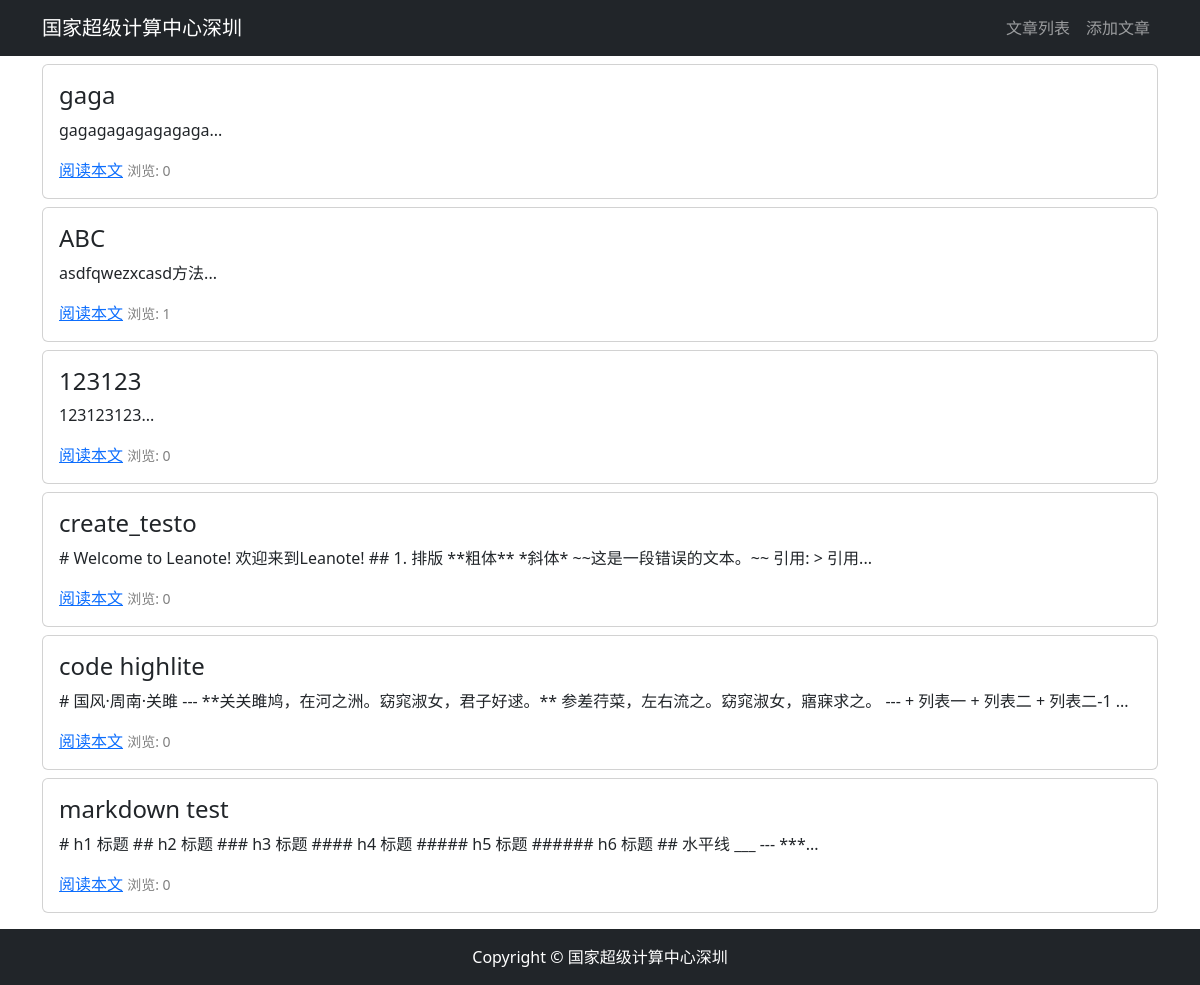
Screenshot of /ticket/ticket_list/ with the database file from the repository.
### ticket/models.py (models this page shows, shortened)
class TicketPost(models.Model):
    id = models.AutoField(primary_key=True)
    author = models.ForeignKey(User, on_delete=models.CASCADE)
    title = models.CharField(max_length=100)
    body = models.TextField()
    created = models.DateTimeField(default=timezone.now)
    updated = models.DateTimeField(auto_now=True)
    total_views = models.PositiveIntegerField(default=0)
    class Meta:
        ordering = ('-created',)

### ticket/views.py (the view)
# urls.py: path('ticket_list/', views.ticket_list, name='ticket_list'),
def ticket_list(request):
    ticket = TicketPost.objects.all()
    context = { 'tickets': ticket }
    return render(request, 'tickets/list.html', context)

### templates/tickets/list.html (shortened to what this page needs)
<!doctype html>
</html>
{% extends "base.html" %}
{% load static %}
{% block content %}
<div class="container">
    {% for ticket in tickets %}
    <div class="row mt-2">
        <div class="col-sm-12">
            <div class="card h-100">
                <div class="card-body">
                    <h4 class="card-title">{{ ticket.title }}</h4>
                    <p class="card-text">{{ ticket.body|slice:'100' }}...</p>
                    <a href="{%url 'ticket:ticket_detail' ticket.id %}"  class="card-link">阅读本文</a>
                    <small class="col align-self-end" style="color: gray;">
                        浏览: {{ ticket.total_views }}
                    </small>
                </div>
            </div>
        </div>
    </div>
    {% endfor %}
</div>
{% endblock content %}

### templates/base.html (shortened to what this page needs)
{% load static %}
<!DOCTYPE html>
<html lang="zh-cn">
<head>
    <link rel="stylesheet" href="{% static 'bootstrap/css/bootstrap.min.css' %}">
    <link rel="stylesheet" href="{% static 'md_css/monokai.css' %}">
</head>
<body>
{% include 'header.html' %}
{% block content %}{% endblock content %}
{% include 'footer.html' %}
</body>
</html>

### templates/header.html
<nav class="navbar navbar-expand-lg navbar-dark bg-dark">
    <div class="container">
      <a class="navbar-brand" href="http://127.0.0.1:8000/">国家超级计算中心深圳</a>
      <div>
        <ul class="navbar-nav">
          <li class="nav-item">
            <a class="nav-link" href="{% url 'ticket:ticket_list' %}">文章列表</a>
          </li>
          <li class="nav-item">
            <a class="nav-link" href="{% url 'ticket:ticket_create' %}">添加文章</a>
        </li>
        </ul>
      </div>
    </div>
  </nav>

### templates/footer.html
{% load static %}
<div>
    <br><br><br>
</div>
<footer class="py-3 bg-dark fixed-bottom">
    <div class="container">
        <p class="m-0 text-center text-white">Copyright &copy; 国家超级计算中心深圳</p>
    </div>
</footer>

### rows the page displays
TicketPost: title "gaga", body "gagagagagagagaga", total_views "0"
TicketPost: title "ABC", body "asdfqwezxcasd方法", total_views "1"
TicketPost: title "123123", body "123123123", total_views "0"
TicketPost: title "create_testo", body "# Welcome to Leanote! 欢迎来到Leanote! ## 1. 排版 **粗体** *斜体* ~~这是一段错误的文本。~~ 引用: > 引用", total_views "0"
TicketPost: title "code highlite", body "# 国风·周南·关雎 --- **关关雎鸠，在河之洲。窈窕淑女，君子好逑。** 参差荇菜，左右流之。窈窕淑女，寤寐求之。 --- + 列表一 + 列表二 + 列表二-1", total_views "0"
TicketPost: title "markdown test", body "# h1 标题 ## h2 标题 ### h3 标题 #### h4 标题 ##### h5 标题 ###### h6 标题 ## 水平线 ___ --- ***", total_views "0"
